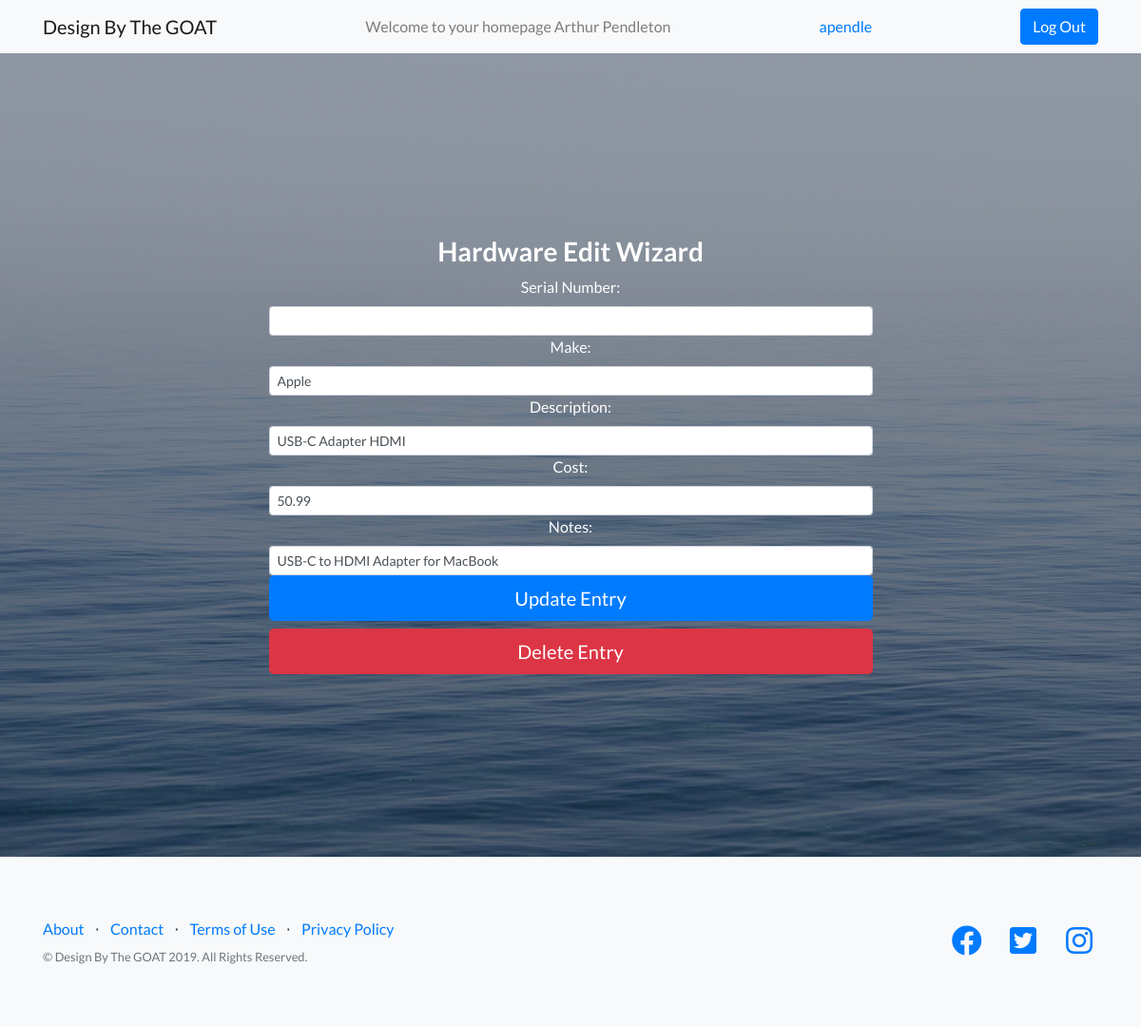
Screenshot of /edithardware.php?hardwareID=10 (signed in) with the database file from the repository.
### tables this page shows
CREATE TABLE `Hardware` (
  `hardwareID` int(5) NOT NULL COMMENT 'Primary key',
  `serialNum` varchar(30) DEFAULT NULL COMMENT 'Serial Number',
  `make` varchar(50) NOT NULL COMMENT 'Manufacturer',
  `description` varchar(100) NOT NULL COMMENT 'Description of hardware',
  `cost` double(9,2) DEFAULT NULL COMMENT 'Cost of unit',
  `notes` varchar(1000) DEFAULT NULL COMMENT 'Notes about the unit',
  `assignedTo` int(5) DEFAULT NULL COMMENT 'The userID the piece is signed out to'
);

### edithardware.php (the view, shortened to what this page needs)
<?php
    require('connect.php');
    $level = $_SESSION['level'];
    $username = $_SESSION['username'];
    $name = $_SESSION['name'];
    $error = "You do not have clearance to view this page. Press back on your browser to return to the previous page.";
    $id = $_GET['hardwareID'];
    $id = filter_var($id, FILTER_SANITIZE_STRING);
    $query = "SELECT * FROM Hardware WHERE hardwareID = :hardwareID";
    $statement = $db->prepare($query);
    $statement->bindValue(':hardwareID', $id, PDO::PARAM_INT);
    $statement->execute();
    $row = $statement->fetch();
?>
<!DOCTYPE html>
<html lang="en">
	<head>
  <link href="vendor/bootstrap/css/bootstrap.min.css" rel="stylesheet">
  <link href="vendor/fontawesome-free/css/all.min.css" rel="stylesheet">
  <link href="vendor/simple-line-icons/css/simple-line-icons.css" rel="stylesheet" type="text/css">
   <link href="css/landing-page.min.css" rel="stylesheet">
	</head>
<body>
      <nav class="navbar navbar-light bg-light static-top">
    <div class="container">
      <a class="navbar-brand" href="userindex.php">Design By The GOAT</a>
      <span class="navbar-text">
        Welcome to your homepage <?=$name?>
      </span>
      <a class="nav-link" href="#"><?=$username?> <span class="sr-only">(current)</span></a>
      <a class="btn btn-primary btn-med" href="logout.php">Log Out</a>
    </div>
  </nav>
  <?php if($level != 1):?>
    <p><?=$error?></p>
  <?php else:?>
  <header class="masthead text-white text-center">
    <div class="container">
      <div class="row">
        <div class="col-md-10 col-lg-8 col-xl-7 mx-auto">
        <form method="post" action="updatehardware.php?hardwareID=<?=$row['hardwareID']?>">
            <div class="form-row">
              <div class="col-12 col-md-4s mb-2 mb-md-0">
                <h3>Hardware Edit Wizard</h3>
                    <label for="serial">Serial Number:</label>
                    <input class="form-control form-control-sm" id="serial" name="serial" type="text" value="<?=$row['serialNum']?>"/>
                    <label for="make">Make:</label>
                    <input class="form-control form-control-sm" id="make" name="make" type="text" value="<?=$row['make']?>"/>
                    <label for="description">Description:</label>
                    <input class="form-control form-control-sm" id="description" name="description" type="text" value="<?=$row['description']?>"/>
                    <label for="cost">Cost:</label>
                    <input class="form-control form-control-sm" id="cost" name="cost" type="text" value="<?=$row['cost']?>"/>
                    <label for="notes">Notes:</label>
                    <input class="form-control form-control-sm" id="notes" name="notes" type="text" value="<?=$row['notes']?>"/>
                    <button class="btn btn-block btn-lg btn-primary" type="submit">Update Entry</button>
                    <button class="btn btn-block btn-lg btn-danger" type="submit" formaction="deletehardware.php?hardwareID=<?=$row['hardwareID']?>">Delete Entry</button>
              </div>
            </div>
          </form>
        </div>
      </div>
    </div>
  </header>
  <footer class="footer bg-light">
    <div class="container">
      <div class="row">
        <div class="col-lg-6 h-100 text-center text-lg-left my-auto">
          <ul class="list-inline mb-2">
            <li class="list-inline-item">
              <a href="#">About</a>
            </li>
            <li class="list-inline-item">&sdot;</li>
            <li class="list-inline-item">
              <a href="#">Contact</a>
            </li>
            <li class="list-inline-item">&sdot;</li>
            <li class="list-inline-item">
              <a href="#">Terms of Use</a>
            </li>
            <li class="list-inline-item">&sdot;</li>
            <li class="list-inline-item">
              <a href="#">Privacy Policy</a>
            </li>
          </ul>
          <p class="text-muted small mb-4 mb-lg-0">&copy; Design By The GOAT 2019. All Rights Reserved.</p>
        </div>
        <div class="col-lg-6 h-100 text-center text-lg-right my-auto">
          <ul class="list-inline mb-0">
            <li class="list-inline-item mr-3">
              <a href="#">
                <i class="fab fa-facebook fa-2x fa-fw"></i>
              </a>
            </li>
            <li class="list-inline-item mr-3">
              <a href="#">
                <i class="fab fa-twitter-square fa-2x fa-fw"></i>
              </a>
            </li>
            <li class="list-inline-item">
              <a href="#">
                <i class="fab fa-instagram fa-2x fa-fw"></i>
              </a>
            </li>
          </ul>
        </div>
      </div>
    </div>
  </footer>
    <?php endif?>
  </body>
</html>

### rows the page displays
hardware: make "Apple", description "USB-C Adapter HDMI", cost "50.99", notes "USB-C to HDMI Adapter for MacBook"

### other values shown
$name "Arthur Pendleton"
$username "apendle"
